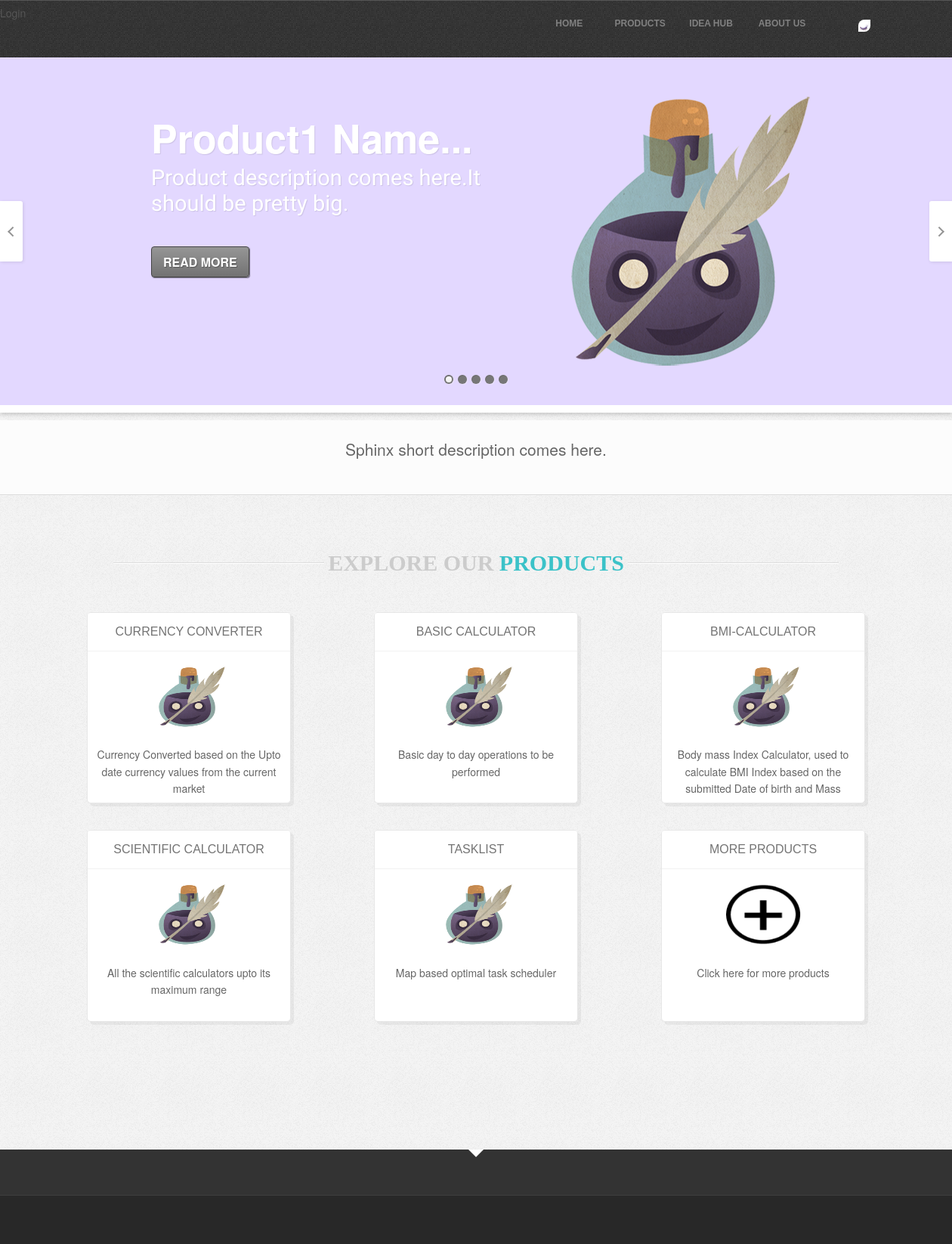
The page / on the database its author committed.
### tables this page shows
CREATE TABLE IF NOT EXISTS `sp_products` (
  `id` int(11) NOT NULL AUTO_INCREMENT,
  `name` varchar(50) NOT NULL,
  `tagline` varchar(200) NOT NULL,
  `desc` text NOT NULL,
  `app_logo` varchar(100) NOT NULL DEFAULT 'img/1.png',
  `url` text NOT NULL,
  `visibility` tinyint(4) NOT NULL,
  `version` varchar(10) NOT NULL,
  `app_type` varchar(20) NOT NULL DEFAULT 'Application',
  `date_of_creation` datetime NOT NULL,
  PRIMARY KEY (`id`)
);

### includes/home_products.php (the view, shortened to what this page needs)
<section id="service" class="section service">
    	<div class="container_new">
			<div class="row">
				<div class="span12">
                                    <div class="headline_new"><h3>Explore our <span class="color">Products</span><div id="stop3"></div></h3></div>
				</div>
			</div>
			<?php
			$result = mysql_query("SELECT * FROM sp_products where visibility=1 ORDER BY date_of_creation DESC LIMIT 5");
			?>
			<div class="row">
			<?php
			while ($row = mysql_fetch_array($result, MYSQL_NUM)) {
			    ?>
			    <div class="span3 box">
				<header class="box-headline" ><h4><?php echo $row[1]; ?> </h4></header>
				<i class=" cls"><img src='<?php echo $row[4]; ?>'  width= 10px height=150px /></i>
				<p class="s-details"><?php echo $row[2]; ?></p>
			    </div>
			    <?php
			}
			?>
			<div class="span3 box">
				<header class="box-headline" ><h4>More Products</h4></header>
				<i class=" cls"><img src='images/plus_final.png' /></i>
				<p class="s-details">Click here for more products</p>
			    </div>
			</div>
        </div>
	</section>

### css/demo.css (style rules this page uses)
body { font-family: 'Open Sans Condensed','Arial Narrow', serif; background: #ddd url(../images/back2.gif) repeat top left; font-weight: 400; font-size: 15px; color: #333; -webkit-font-smoothing: antialiased; -moz-font-smoothing: antialiased; font-smoothing: antialiased; }
.row img { width: 100px; height: 100px; padding-bottom: 20px; }
.row { margin-left: -30px; }
.color { color: #3BC2C8; }
article, aside, details, figcaption, figure, footer, header, hgroup, nav, section { display: block; }
user agent stylesheetarticle, aside, footer, header, hgroup, nav, section { display: block; }
.section { padding-bottom: 60px; padding-top: 40px; }
section { display: block; }
.container_new { margin-right: auto; margin-left: auto; }
.container_new, .navbar-static-top .container_new, .navbar-fixed-top .container_new, .navbar-fixed-bottom .container_new { width: 1250px; }
.container_new::before, .container_new::after { display: table; content: ""; line-height: 0; }
.container_new::after { clear: both; }
.row { margin-left: 0px; padding-bottom: 10px; }
.row::before, .row::after { display: table; content: ""; line-height: 0; }
.row::after { clear: both; }
.box { background: rgb(255, 255, 255); border-radius: 5px 5px 5px 5px; box-shadow: 4px 4px rgba(0, 0, 0, 0.05); margin-bottom: 2.8125%; position: relative; text-align: center; top: 20px; border: 1px solid rgb(231, 231, 231); }
.span3 { width: 270px; }
[class*="span"] { float: left; min-height: 1px; margin-left: 30px; }
header { display: block; }
body { font-family: "Helvetica Neue", Helvetica, Arial, sans-serif; font-size: 14px; }
body { line-height: 1.6em !important; color: #666; }
.headline_new h3 { background: url("../images/separating-lines.gif") no-repeat scroll center center transparent; color: #CCCCCC; font-size: 30px; margin: 0 0 25px; text-align: center; text-transform: uppercase; font-family: Calibri; }
h1, h2, h3, h4, h5, h6 { margin: 10px 0; font-family: inherit; font-weight: bold; line-height: 20px; color: inherit; text-rendering: optimizelegibility; }
h3 { display: block; font-size: 1.17em; -webkit-margin-before: 1em; -webkit-margin-after: 1em; -webkit-margin-start: 0px; -webkit-margin-end: 0px; font-weight: bold; }
.span12 { width: 1030px; }
[class*="span"] { float: left; min-height: 1px; margin-left: 110px; }
header.box-headline h4 { background: none repeat scroll 0 0 rgba(255, 255, 255, 0.4); border-bottom: 1px solid rgba(0, 0, 0, 0.05); color: #747474; font-family: Arial; font-size: 16px; font-weight: normal; margin-bottom: 20px; margin-top: 0; padding: 15px 20px; text-transform: uppercase; }
.s-details { min-height: 75px; }

### css/style_alt.css (style rules this page uses)
body, div, dl, dt, dd, ul, ol, li, h1, h2, h3, h4, h5, h6, pre, form, fieldset, input, textarea, p, blockquote, th, td { margin: 0; padding: 0; }
*, *:after, *:before { -webkit-box-sizing: border-box; -moz-box-sizing: border-box; -ms-box-sizing: border-box; -o-box-sizing: border-box; box-sizing: border-box; padding: 0; margin: 0; }

### rows shown on the page
sp_products: name "CURRENCY CONVERTER", app_logo (picture), tagline "Currency Converted based on the Upto date currency values from the current market"
sp_products: name "BASIC CALCULATOR", app_logo (picture), tagline "Basic day to day operations to be performed"
sp_products: name "BMI-CALCULATOR", app_logo (picture), tagline "Body mass Index Calculator, used to calculate BMI Index based on the submitted Date of birth and Mass"
sp_products: name "SCIENTIFIC CALCULATOR", app_logo (picture), tagline "All the scientific calculators upto its maximum range"
sp_products: name "TASKLIST", app_logo (picture), tagline "Map based optimal task scheduler"
